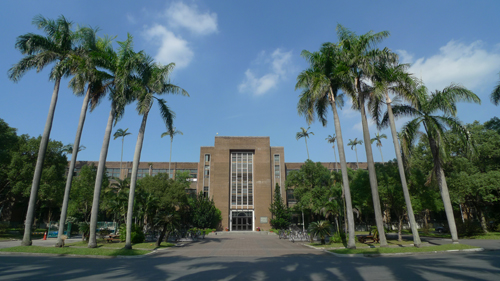
#> input picture 0304/ntuce.jpg, 500 x 281 px
$ jupyter execute lab_1_solution.ipynb
#> lines starting #> are read from the running program, lines starting #| are printed output that depends on the picture
# 1. Intro to Linear Algebra

## 1.1 Scalars, Vectors, Matrices and Tensors

Basic definitions:

- A scalar is a single number or a matrix with a single entry.
- A vector is a 1-d array of numbers. Another way to think of vectors is identifying points in space with each element giving the coordinate along a different axis.

$$
{x} =\begin{bmatrix}
    x_1 \\\\
    x_2 \\\\
    \cdots \\\\
    x_n
\end{bmatrix}
$$

- A matrix is a 2-D array where each element is identified by two indices (ROW then COLUMN).

$$
{A}=
\begin{bmatrix}
    A_{1,1} & A_{1,2} & \cdots & A_{1,n} \\\\
    A_{2,1} & A_{2,2} & \cdots & A_{2,n} \\\\
    \cdots & \cdots & \cdots & \cdots \\\\
    A_{m,1} & A_{m,2} & \cdots & A_{m,n}
\end{bmatrix}
$$

- A tensor is a $n$-dimensional array with $n>2$

$$
{B}=
\begin{bmatrix}
    \begin{bmatrix}
        A_{0,1,1} & A_{0,1,2} & \cdots & A_{0,1,n} \\\\
        A_{0,2,1} & A_{0,2,2} & \cdots & A_{0,2,n} \\\\
        \cdots & \cdots & \cdots & \cdots \\\\
        A_{0,m,1} & A_{0,m,2} & \cdots & A_{0,m,n}
    \end{bmatrix}
    ...
    \begin{bmatrix}
        A_{k,1,1} & A_{k,1,2} & \cdots & A_{k,1,n} \\\\
        A_{k,2,1} & A_{k,2,2} & \cdots & A_{k,2,n} \\\\
        \cdots & \cdots & \cdots & \cdots \\\\
        A_{k,m,1} & A_{k,m,2} & \cdots & A_{k,m,n}
    \end{bmatrix}
\end{bmatrix}
$$

- In the following code section, we will use the Python Image Library (PIL) or Pillow, and NumPy to manipulate an image in the form of an array.

[cell 1]
from PIL import Image
import numpy as np
from numpy import asarray
# Open the image from working directory
# Upload the image using the files tab on the right hand side
image = Image.open('ntuce.jpg')
#> image is the input picture: PIL image 500x281 RGB; mean R, G, B 83.9, 104.4, 111.6
# summarize some details about the image
# print the image format, size and mode. For example, print(image.format)
print(image.format)
#| JPEG
print(image.size)
#| (500, 281)
print(image.mode)
#| RGB
# show the image
display(image)

# convert the image to a numpy array using asarray
data = np.asarray(image)
# print the type and shape of data, and the data
print(type(data))
#| <class 'numpy.ndarray'>
print(data.shape)
#| (281, 500, 3)

print(data)
#> (printed output is left out)

# 1.2 Addition

Matrices can be added if they have the same shape:

$${A} + {B} = {C}$$

Each cell of ${A}$ is added to the corresponding cell of ${B}$:

$${A}_{i,j} + {B}_{i,j} = {C}_{i,j}$$

$i$ is the row index and $j$ the column index.

$$
\begin{bmatrix}
    A_{1,1} & A_{1,2} \\\\
    A_{2,1} & A_{2,2} \\\\
    A_{3,1} & A_{3,2}
\end{bmatrix}+
\begin{bmatrix}
    B_{1,1} & B_{1,2} \\\\
    B_{2,1} & B_{2,2} \\\\
    B_{3,1} & B_{3,2}
\end{bmatrix}=
\begin{bmatrix}
    A_{1,1} + B_{1,1} & A_{1,2} + B_{1,2} \\\\
    A_{2,1} + B_{2,1} & A_{2,2} + B_{2,2} \\\\
    A_{3,1} + B_{3,1} & A_{3,2} + B_{3,2}
\end{bmatrix}
$$

The shape of ${A}$, ${B}$ and ${C}$ are equal

[cell 2]
# convert the image into grayscale using 0.2989*R + 0.5870*G + 0.1140*B
data_gray = 0.2989 * data[:,:,0] + 0.5870 * data[:,:,1] + 0.1140 * data[:,:,2]
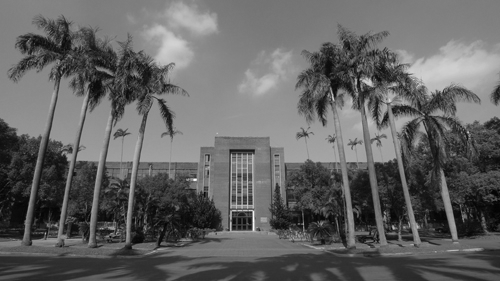
#> data_gray: shape (281, 500) float64; min 1.29, max 254.7, mean 99.1
# convert to int
data_gray = np.uint8(data_gray)
print(data_gray.shape)
#| (281, 500)
print(data_gray)
#> (printed output is left out)
# convert to Pillow image with single channel
image2 = Image.fromarray(data_gray, 'L')
display(image2)

# 1.3 Dot product

$$
C_{i,j} = A_{i,k}B_{k,j} = \sum_{k}A_{i,k}B_{k,j}
$$

You can find more examples about the dot product [here](https://www.mathsisfun.com/algebra/matrix-multiplying.html).

[cell 3]
# convert the image into grayscale using 0.2989*R + 0.5870*G + 0.1140*B with dot product np.dot or @
data_gray = np.dot(data, [0.2989, 0.5870, 0.1140])
data_gray = np.uint8(data_gray)
print(data_gray.shape)
#| (281, 500)
# convert to Pillow image with single channel
image2 = Image.fromarray(data_gray, 'L')
display(image2)

# print pixel intensity value of (200,300)
print("Pixel Intesity:")
print(data_gray[200,300])
#| 48
print(image2.getpixel((300, 200)))
#| 48
# print pixel rgb value of (200,300)
print("Pixel RGB:")
print(data[200,300])
#| [43 56 28]
print(image.getpixel((300, 200)))
#| (43, 56, 28)


# note that the dimension of pillow image and numpy array are different

# 1.4 Linear System of equations

Matrices can be used to describe a system of linear equations of the form ${Ax}={b}$. Here is such a system:

$$
A_{1,1}x_1 + A_{1,2}x_2 + A_{1,n}x_n = b_1 \\\\
A_{2,1}x_1 + A_{2,2}x_2 + A_{2,n}x_n = b_2 \\\\
\cdots \\\\
A_{m,1}x_1 + A_{m,2}x_2 + A_{m,n}x_n = b_n
$$

The equation system $${Ax}={b}$$ can be wrote in matrix form:

$$
\begin{bmatrix}
    A_{1,1} & A_{1,2} & \cdots & A_{1,n} \\\\
    A_{2,1} & A_{2,2} & \cdots & A_{2,n} \\\\
    \cdots & \cdots & \cdots & \cdots \\\\
    A_{m,1} & A_{m,2} & \cdots & A_{m,n}
\end{bmatrix}
\times
\begin{bmatrix}
    x_1 \\\\
    x_2 \\\\
    \cdots \\\\
    x_n
\end{bmatrix}
=
\begin{bmatrix}
    b_1 \\\\
    b_2 \\\\
    \cdots \\\\
    b_m
\end{bmatrix}
$$

# Solving a system of linear equations

The inverse matrix can be used to solve the equation ${Ax}={b}$ by adding it to each term:

$${A}^{-1}{Ax}={A}^{-1}{b}$$

Since by definition that ${A}^{-1}{A}={I}$, we have:

$${x}={A}^{-1}{b}$$

Thus, the linear equation can be solved by computing the inverse of ${A}$ and apply this matrix to the vector of results ${b}$

## Least squares line fitting

Data: $(a_1, b_1)$, ..., $(a_n, b_n)$
Line equation: $b_i = xa_i + c$
, Find (x,c) to minimize
$$E=\sum^{n}_{i=1}(b_i-xa_i-c)^2$$

[cell 4]
import numpy as np
import matplotlib.pyplot as plt

# Creating Input data
A = np.random.randint([10,40,70],[40,70,100], size=(100,1))
B = np.random.randint([10,40,70],[40,70,100], size=(100,1))

plt.scatter(A, B)
plt.ylim(ymin=0)
plt.ylim(ymax=100)
plt.show()
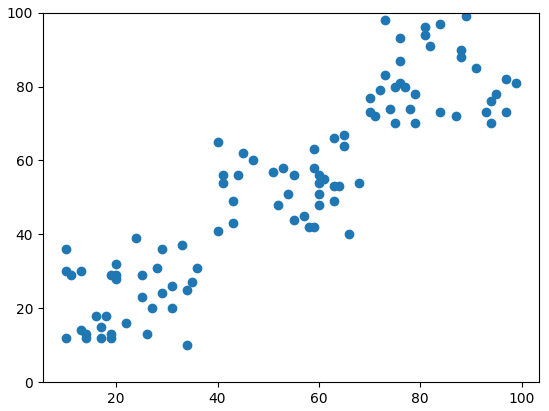
#> figure drawn by matplotlib, 1 panel

[cell 5]
# Building the model
A_matrix = np.c_[A, np.ones(100)]

x =  np.dot(np.linalg.pinv(A_matrix), B)

print (x)

[cell 6]
# Making predictions
# Y_pred = x[0]*A + x[1]
Y_pred = np.dot(A_matrix, x)

plt.scatter(A, B) # actual
plt.plot([min(A), max(A)], [min(Y_pred), max(Y_pred)], color='red') # predicted
plt.show()
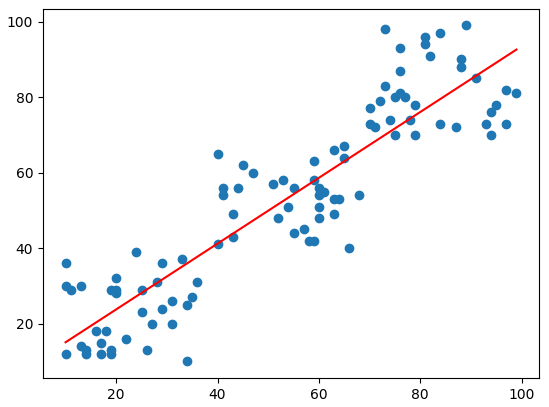
#> figure drawn by matplotlib, 1 panel

# 1.5 Translation, scaling and rotation

Translation using Matrices
$$
P' = P + t = (x + t_x, y + t_y) \\\\
P' \to
\begin{bmatrix}
    x + t_x \\\\
    y + t_y
\end{bmatrix}
=
\begin{bmatrix}
    1 & 0 & t_x \\\\
    0 & 1 & t_y
\end{bmatrix}
\begin{bmatrix}
    x \\\\
    y \\\\
    1
\end{bmatrix}
$$

Scaling Equation using Matrices
$$
P' \to
\begin{bmatrix}
    s_xx  \\\\
    s_yy  \\\\
    1
\end{bmatrix}
=
\begin{bmatrix}
    s_x & 0 & 0 \\\\
    0 & s_y & 0 \\\\
    0 & 0 & 1
\end{bmatrix}
\begin{bmatrix}
    x \\\\
    y \\\\
    1
\end{bmatrix}
$$
Rotation using Matrices
$$
P' \to
\begin{bmatrix}
    xcos\theta-ysin\theta  \\\\
    xsin\theta+ycos\theta  \\\\
    1
\end{bmatrix}
=
\begin{bmatrix}
    cos\theta & -sin\theta & 0 \\\\
    sin\theta & cos\theta & 0 \\\\
    0 & 0 & 1
\end{bmatrix}
\begin{bmatrix}
    x \\\\
    y \\\\
    1
\end{bmatrix}
$$

[cell 7]
from PIL import Image
import numpy as np
from numpy import asarray
# Open the image from working directory
# Upload the image using the files tab on the right hand side
image = Image.open('ntuce.jpg')
# show the image
display(image)
# Change the image into the given size
im_resized = image.resize((450, 248))
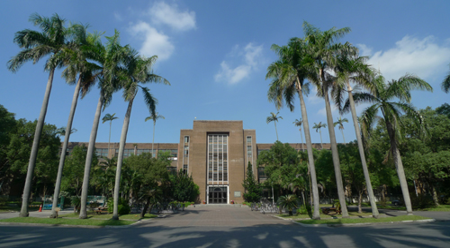
#> im_resized: PIL image 450x248 RGB; mean R, G, B 83.9, 104.5, 111.6
# show the image
display(im_resized)
# Rotate the image by 45 degree
im_rotate = im_resized.rotate(-45)
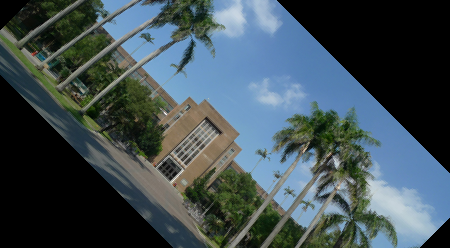
#> im_rotate: PIL image 450x248 RGB; mean R, G, B 64.4, 78.9, 84.8
# show the image
display(im_rotate)

[cell 8]
# 手刻版本
from PIL import Image
import numpy as np
from numpy import asarray
# Open the image from working directory
# Upload the image using the files tab on the right hand side
image = Image.open('ntuce.jpg')
# show the image
display(image)
# Decide the rotation angle in degree(clockwise) ex.45
degree = 45
# Build a new canvas
rotate_image = Image.new("RGB",(image.width, image.height))
#> rotate_image: PIL image 500x281 RGB; every value is 0
# Choose the pixel as the origin ex. the middle of the picture
x0, y0 = int(image.width/2), int(image.height/2)
#> x0 = 250; y0 = 140
for j in range(image.height):
    for i in range(image.width):
        deltax = int((i-x0)*np.cos(degree*2*np.pi/360)-(j-y0)*np.sin(degree*2*np.pi/360))
        deltay = int((i-x0)*np.sin(degree*2*np.pi/360)+(j-y0)*np.cos(degree*2*np.pi/360))
        if (x0+deltax < image.width and x0+deltax >= 0 and y0+deltay < image.height and y0+deltay >= 0):
            rotate_image.putpixel(((x0 + deltax), (y0 + deltay)), (image.getpixel((i, j))))
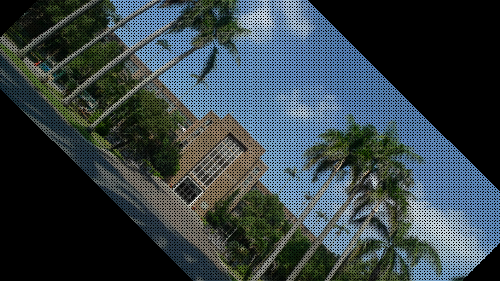
#> rotate_image: PIL image 500x281 RGB; mean R, G, B 53.5, 65.6, 70.4
display(rotate_image)
